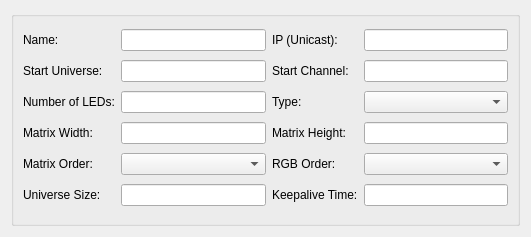
<?xml version="1.0" encoding="UTF-8"?>
<ui version="4.0">
 <class>OpenRGBE131SettingsEntryUi</class>
 <widget class="QWidget" name="OpenRGBE131SettingsEntryUi">
  <property name="geometry">
   <rect>
    <x>0</x>
    <y>0</y>
    <width>531</width>
    <height>237</height>
   </rect>
  </property>
  <property name="sizePolicy">
   <sizepolicy hsizetype="Expanding" vsizetype="Expanding">
    <horstretch>0</horstretch>
    <verstretch>0</verstretch>
   </sizepolicy>
  </property>
  <property name="windowTitle">
   <string notr="true">E.131 Settings Entry</string>
  </property>
  <layout class="QGridLayout" name="gridLayout">
   <item row="1" column="0" colspan="2">
    <widget class="QGroupBox" name="groupBox">
     <property name="title">
      <string/>
     </property>
     <layout class="QGridLayout" name="gridLayout_2">
      <item row="2" column="5">
       <widget class="QLineEdit" name="StartChannelEdit"/>
      </item>
      <item row="5" column="3">
       <widget class="QLineEdit" name="NumLEDsEdit"/>
      </item>
      <item row="6" column="3">
       <widget class="QLineEdit" name="MatrixWidthEdit"/>
      </item>
      <item row="2" column="4">
       <widget class="QLabel" name="StartChannelLabel">
        <property name="text">
         <string>Start Channel:</string>
        </property>
       </widget>
      </item>
      <item row="5" column="0">
       <widget class="QLabel" name="NumLEDsLabel">
        <property name="text">
         <string>Number of LEDs:</string>
        </property>
       </widget>
      </item>
      <item row="2" column="3">
       <widget class="QLineEdit" name="StartUniverseEdit"/>
      </item>
      <item row="1" column="3">
       <widget class="QLineEdit" name="NameEdit"/>
      </item>
      <item row="7" column="3">
       <widget class="QComboBox" name="MatrixOrderComboBox"/>
      </item>
      <item row="2" column="0">
       <widget class="QLabel" name="StartUniverseLabel">
        <property name="text">
         <string>Start Universe:</string>
        </property>
       </widget>
      </item>
      <item row="1" column="5">
       <widget class="QLineEdit" name="IPEdit"/>
      </item>
      <item row="1" column="0">
       <widget class="QLabel" name="NameLabel">
        <property name="text">
         <string>Name:</string>
        </property>
       </widget>
      </item>
      <item row="7" column="0">
       <widget class="QLabel" name="MatrixOrderLabel">
        <property name="text">
         <string>Matrix Order:</string>
        </property>
       </widget>
      </item>
      <item row="5" column="5">
       <widget class="QComboBox" name="TypeComboBox"/>
      </item>
      <item row="6" column="5">
       <widget class="QLineEdit" name="MatrixHeightEdit"/>
      </item>
      <item row="6" column="4">
       <widget class="QLabel" name="MatrixHeightLabel">
        <property name="text">
         <string>Matrix Height:</string>
        </property>
       </widget>
      </item>
      <item row="6" column="0">
       <widget class="QLabel" name="MatrixWidthLabel">
        <property name="text">
         <string>Matrix Width:</string>
        </property>
       </widget>
      </item>
      <item row="5" column="4">
       <widget class="QLabel" name="TypeLabel">
        <property name="text">
         <string>Type:</string>
        </property>
       </widget>
      </item>
      <item row="1" column="4">
       <widget class="QLabel" name="IPLabel">
        <property name="text">
         <string>IP (Unicast):</string>
        </property>
       </widget>
      </item>
      <item row="8" column="0">
       <widget class="QLabel" name="UniverseSizeLabel">
        <property name="text">
         <string>Universe Size:</string>
        </property>
       </widget>
      </item>
      <item row="8" column="3">
       <widget class="QLineEdit" name="UniverseSizeEdit"/>
      </item>
      <item row="8" column="4">
       <widget class="QLabel" name="KeepaliveTimeLabel">
        <property name="text">
         <string>Keepalive Time:</string>
        </property>
       </widget>
      </item>
      <item row="8" column="5">
       <widget class="QLineEdit" name="KeepaliveTimeEdit"/>
      </item>
      <item row="7" column="4">
       <widget class="QLabel" name="RGBOrderLabel">
        <property name="text">
         <string>RGB Order:</string>
        </property>
       </widget>
      </item>
      <item row="7" column="5">
       <widget class="QComboBox" name="RGBOrderComboBox"/>
      </item>
     </layout>
    </widget>
   </item>
  </layout>
 </widget>
 <tabstops>
  <tabstop>NameEdit</tabstop>
  <tabstop>IPEdit</tabstop>
  <tabstop>StartUniverseEdit</tabstop>
  <tabstop>StartChannelEdit</tabstop>
  <tabstop>NumLEDsEdit</tabstop>
  <tabstop>TypeComboBox</tabstop>
  <tabstop>MatrixWidthEdit</tabstop>
  <tabstop>MatrixHeightEdit</tabstop>
  <tabstop>MatrixOrderComboBox</tabstop>
  <tabstop>UniverseSizeEdit</tabstop>
  <tabstop>KeepaliveTimeEdit</tabstop>
 </tabstops>
 <resources/>
 <connections/>
</ui>
